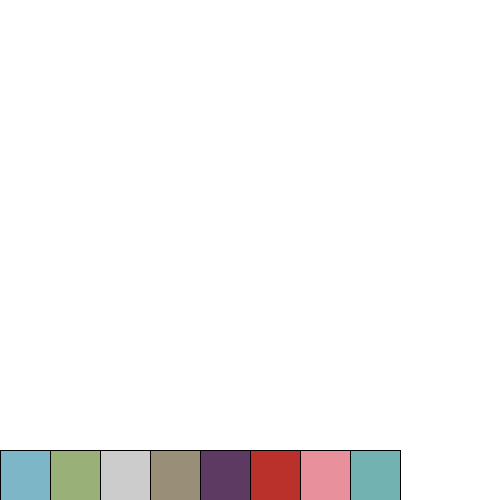
Frame 1 (no input)
Frame 60 (the mouse pressed at the canvas centre just before this capture): identical to frame 1, image omitted
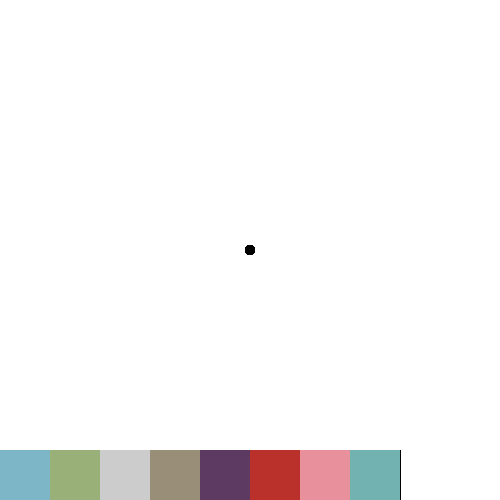
Frame 120 (the mouse held since frame 60 and released just before this capture)

The Processing sketch that drew these frames (run headless with seeded random() and noise(); from frame 60 on, the mouse is pressed at the canvas centre):

// Processing sketch: sketch_160808c
// ── sketch_160808c.pde
color picker[] ={#7db7c7, #99b179, #cccccc, #998f78, #5d3a61, #ba312b, #e8919c, #72b3b1};
int brushSize = 10;
color currentColor;//varible to select a colour.

void setup(){
size(500,500);
background(255);

}

void draw(){
  //draw the color array
  for(int i =0; i < picker.length; i++){
  fill(picker[i]);
  rectMode(CENTER);
  rect(25+(i*50),height,50,100);
  }
  
  
  
  if(mousePressed){
      fill(currentColor);
      noStroke();
      ellipse(mouseX,mouseY, brushSize,brushSize);
  
  }
  
if(key == 'a'){
rect(0,0,500,450);
fill(255);
}
}

void mousePressed(){
  //if in this area, pick his color and put it in variable current Color.
   //change color to red
  if((mouseX < 50) && (mouseY > 450)){
   currentColor = picker[0]; 
  }
  
  //change color to orange
  if((mouseX > 50) && (mouseX < 100) && (mouseY > 450)){
   currentColor = picker[1]; 
  }
  
  //change color to yellow
  if((mouseX > 100) && (mouseX < 150) && (mouseY > 450)){
   currentColor = picker[2]; 
  }
 
  //change color to green
  if((mouseX > 150) && (mouseX < 200) && (mouseY > 450)){
   currentColor = picker[3]; 
  }
  
   //change color to blue
  if((mouseX > 200) && (mouseX < 250) && (mouseY > 450)){
   currentColor = picker[4]; 
  } 
  
   //change color to purple
  if((mouseX > 250) && (mouseX < 300) && (mouseY > 450)){
   currentColor = picker[5]; 
  } 
  
  //change color to white
  if((mouseX > 300) && (mouseX < 350) && (mouseY > 450)){
   currentColor = picker[6]; 
  } 
  
   //change color to black
  if((mouseX > 350) && (mouseX < 400) && (mouseY > 450)){
   currentColor = picker[7]; 
  } 
  
  


}
